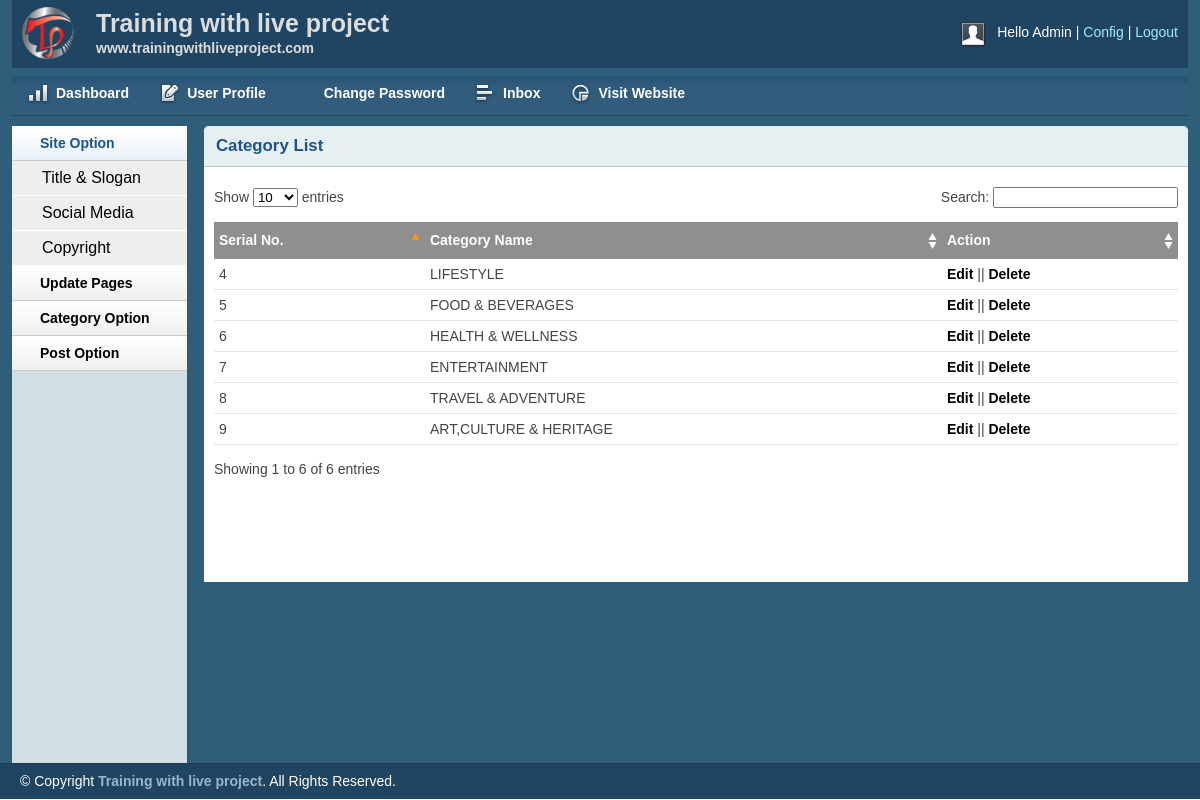
The app's page /admin/catlist.php with its own data.
### tables this page shows
CREATE TABLE IF NOT EXISTS `categories` (
  `catid` int(11) NOT NULL AUTO_INCREMENT,
  `catname` varchar(100) NOT NULL,
  PRIMARY KEY (`catid`)
);

### admin/catlist.php (the view, shortened to what this page needs)
<?php
include('../connections/connections.php');
?>
<!DOCTYPE html>
<html>
<head>
    <link rel="stylesheet" type="text/css" href="css/reset.css" media="screen" />
    <link rel="stylesheet" type="text/css" href="css/text.css" media="screen" />
    <link rel="stylesheet" type="text/css" href="css/grid.css" media="screen" />
    <link rel="stylesheet" type="text/css" href="css/layout.css" media="screen" />
    <link rel="stylesheet" type="text/css" href="css/nav.css" media="screen" />
    <link href="css/table/demo_page.css" rel="stylesheet" type="text/css" />
</head>
<body>
    <div class="container_12">
        <div class="grid_12 header-repeat">
            <div id="branding">
                 <div class="floatleft logo">
                    <img src="img/livelogo.png" alt="Logo" />
				</div>
				<div class="floatleft middle">
					<h1>Training with live project</h1>
					<p>www.trainingwithliveproject.com</p>
				</div>
                <div class="floatright">
                    <div class="floatleft">
                        <img src="img/img-profile.jpg" alt="Profile Pic" /></div>
                    <div class="floatleft marginleft10">
                        <ul class="inline-ul floatleft">
                            <li>Hello Admin</li>
                            <li><a href="#">Config</a></li>
                            <li><a href="#">Logout</a></li>
                        </ul>
                    </div>
                </div>
            </div>
        </div>
        <div class="grid_12">
             <ul class="nav main">
                <li class="ic-dashboard"><a href="index.html"><span>Dashboard</span></a> </li>
                <li class="ic-form-style"><a href=""><span>User Profile</span></a></li>
				<li class="ic-typography"><a href="changepassword.html"><span>Change Password</span></a></li>
				<li class="ic-grid-tables"><a href="inbox.html"><span>Inbox</span></a></li>
                <li class="ic-charts"><a href="postlist.html"><span>Visit Website</span></a></li>
            </ul>
        </div>
           <div class="grid_2">
            <div class="box sidemenu">
                <div class="block" id="section-menu">
                    <ul class="section menu">
                        <li><a class="menuitem">Site Option</a>
                            <ul class="submenu">
                                <li><a href="titleslogan.html">Title & Slogan</a></li>
                                <li><a href="social.html">Social Media</a></li>
                                <li><a href="copyright.html">Copyright</a></li>
                            </ul>
                        </li>
                         <li><a class="menuitem">Update Pages</a>
                        </li>
                        <li><a class="menuitem">Category Option</a>
                        </li>
                        <li><a class="menuitem">Post Option</a>
                        </li>
                    </ul>
                </div>
            </div>
        </div>
        <div class="grid_10">
            <div class="box round first grid">
                <h2>Category List</h2>
                <div class="block">
                    <table class="data display datatable" id="example">
					<thead>
						<tr>
							<th>Serial No.</th>
							<th>Category Name</th>
							<th>Action</th>
						</tr>
					</thead>
					<tbody>
                        <?php
                        $query = "SELECT * FROM categories";
                        $result = mysqli_query($connect,$query);
                        while($rows = mysqli_fetch_array($result,MYSQL_ASSOC))
                        {
                       $cid   = $rows['catid'];
                      $cname = $rows['catname'];
                   ?>
                    <tr>
                            <td><?php echo $cid;?></td>
                            <td><?php echo $cname;?></td>
                            <td><a href="">Edit</a> || <a href="catdelete.php"  onclick="return confirm('Are you sure you want to delete this category?');">Delete</a></td>
                        </tr>
                    <?php } ?>
					</tbody>
				</table>
               </div>
            </div>
        </div>
    </div>
    <div id="site_info">
       <p>
         &copy; Copyright <a href="http://trainingwithliveproject.com">Training with live project</a>. All Rights Reserved.
        </p>
    </div>
</body>
</html>

### admin/css/layout.css (style rules this page uses)
body { background: #fff none repeat scroll 0 0; color: #444; font-size: 14px; padding: 0; }
.floatleft { float:left; }
.logo img { margin-top: -15px; width: 52px; }
.middle { margin-left: 22px; margin-top: -14px; }
.middle h1 { color:#ddd;margin:0 }
.middle p { color: #ddd; margin: 0; font-weight: bold; }
.floatright { float:right; }
.inline-ul li { display:inline; color:#fff; }
.marginleft10 { margin-left:10px; }
a { color: #000; font-weight:bold; text-decoration: none; }
.container_12, .container_16 { background:#2E5E79; }
h1, h2, h3, h4, h5, h6 { line-height:1.2em; margin-bottom:.3em; }
h2 { margin-top:1em; }
#branding { font-weight: normal; margin-bottom: 0; padding: 22px 10px 3px; text-align: left; }
.header-repeat { background:url(../img/header-repeat.jpg) repeat-x; }
#branding a { color:#A1EAFF; font-weight:normal; }
#branding a:before { content:" | "; color:#fff; }
#branding ul, #branding ul li { margin:0px; padding:0px; }
#branding li { padding:0px 0px 0px 0px !important; }
.box { background:#fff; margin-bottom:20px; padding:10px 10px 10px 10px; margin-left:-8px; }
.box.grid { padding-bottom:40px; }
.box.round { -moz-border-radius: 5px 5px 0px 0px; -webkit-border-radius: 5px 5px 0px 0px; border-radius: 5px 5px 0px 0px; }
.box h2 { font-size:1.2em; font-weight:bold; color:#1B548D; background:#E6F0F3; margin:-10px -10px 0 -10px; padding:10px 12px; border-bottom:1px solid #B3CBD6; -moz-border-radius: 5px 5px 0px 0px; -webkit-border-radius: 5px 5px 0px 0px; border-radius: 5px 5px 0px 0px; }
.box.first { min-height: 406px; }
.block { padding-top:20px; }
.box.sidemenu { background-color:#D1DEE4; border-right:1px solid #3A5665; padding:0px; margin:0px; cursor:pointer; }
.box.sidemenu .block { padding-top:0px; margin-top:0px; }
p { margin-bottom:1em; }
ul, ol { padding-top:0; }
ul.menu { list-style:none; border-top:1px solid #bbb; }
ul.menu li { margin:0; }
ul.menu li a { display:block; padding:4px 10px; border-bottom:1px solid #ccc; }
ul.menu ul { list-style:none; margin:0; }
ul.menu ul li a { padding-left:30px; }
ul.section { border-top:0; margin-bottom:0; }
ul.section li a { background:url(../img/sidemenu-repeat.jpg) repeat-x; line-height:26px; padding-left:28px; }
ul.section li li a { background:#ddd; border-bottom:1px solid #eee; }
ul.section ul li { text-transform:none; }
ul.section ul.current li a { background: #eee none repeat scroll 0 0; border-bottom: 1px solid #fff; font-size: 16px; font-weight: normal; }
ul.section li a.current { color:#1B548D; background:url(../img/sidemenu-repeat-hover.jpg) repeat-x; }
#site_info { color:#fff; background:#204562; border-top:1px solid #1d3b53; padding-left:20px; }
#site_info p { line-height:35px; margin-bottom:0px; }
#site_info a { color:#9ab6cc; }
.block { padding-bottom:1px; }
table.display { margin: 0 auto; clear: both; width: 100%; }
.sorting_asc { background: #8f8f8f url(../img/table/sort_asc.png) no-repeat center right; padding:8px 5px; text-align:left; color:#fff; }
.sorting { background:#8f8f8f url(../img/table/sort_both.png) no-repeat center right; padding:8px 5px; text-align:left; color:#fff; }
tr.odd { height: 30px; line-height: 30px; border-bottom:1px solid #e6e6e6; }
tr.even { height: 30px; line-height: 30px; border-bottom:1px solid #e6e6e6; }
tr.odd td, tr.even td { padding-left:5px; }

### records on screen
categories: catid "4", catname "LIFESTYLE"
categories: catid "5", catname "FOOD & BEVERAGES"
categories: catid "6", catname "HEALTH & WELLNESS"
categories: catid "7", catname "ENTERTAINMENT"
categories: catid "8", catname "TRAVEL & ADVENTURE"
categories: catid "9", catname "ART,CULTURE & HERITAGE"
